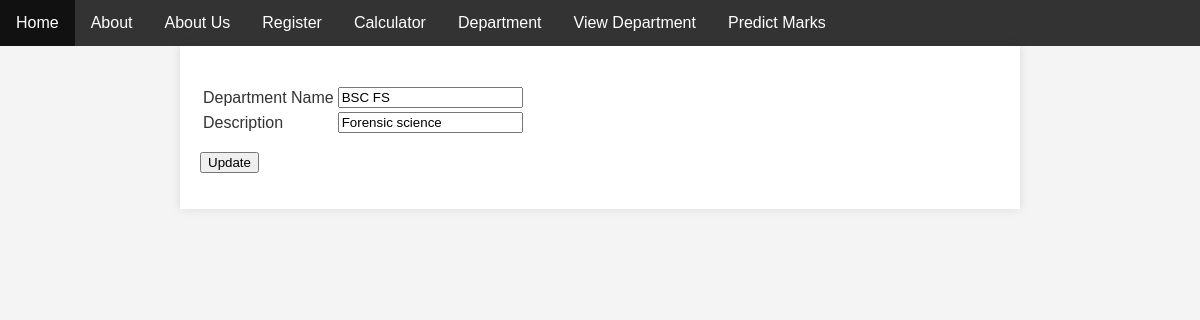
Screenshot of /departmentupdate/4 with the database file from the repository.
### basics/models.py (models this page shows)
class StudentDepartment(models.Model):
    DEPT_NAME = models.CharField(max_length=500)
    DEPT_DESC = models.CharField(max_length=500)

### basics/views.py (the view, shortened to what this page needs)
# urls.py: path('departmentupdate/<id>',departmentupdate,name="departmentupdate"),
def departmentupdate(request,id):
    getdepartments=StudentDepartment.objects.get(id=id)
    return render(request,'departmentupdate.html',context={'getdepartments':getdepartments})

### basics/templates/departmentupdate.html (shortened to what this page needs)
<html>
    <head>
    </head>
    <body>
        {% extends 'index.html'%}
        {% block content%}
        <br/>
        <form method="POST">
            <table>
                <tr>
                  <td>Department Name</td>
                  <td>
                    <input type="text" name="textdepartmentname" class="form-control" value="{{getdepartments.DEPT_NAME}}" placeholder="Dept name" required/>
                  </td>
                </tr>
                <tr>
                  <td>Description</td>
                  <td>
                    <input type="text" name="textdepartmentdesc" class="form-control" value="{{getdepartments.DEPT_DESC}}" placeholder="description" required/>
                  </td>
                </tr>
              </table>
                    <button type="submit" class="btn btn-primary" name="submit">Update</button>
        </form>
        {% endblock %}

### basics/templates/index.html (style rules this page uses)
body { font-family: Arial, sans-serif; margin: 0; padding: 0; background-color: #f4f4f4; color: #333; }

### rows the page displays
StudentDepartment: textdepartmentname "BSC FS", textdepartmentdesc "Forensic science"
